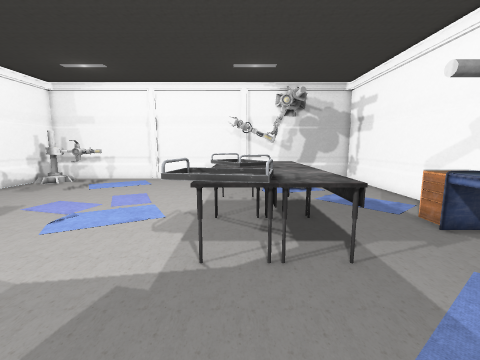
[1] (above)

24 first-person views from a walk through a scene from a Unity 3-D project. The camera is 1.4 m above the floor, tilts 8° down and sees 90° across. Doors are open. The floor is counted in squares, 0.5 m on a side. Each view is taken from the middle of a square. On the plan, view 1 faces up. The plan holds only what a view shows up to about 18 squares ahead; the rest is blank. The place goes on beyond the plan. The player character is not drawn. Some animated figures are left out. Some surface patterns are stand-ins.

[2]
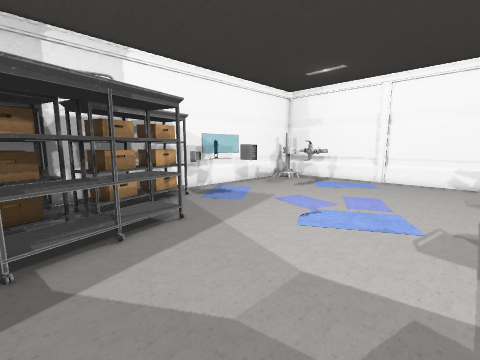

[3]
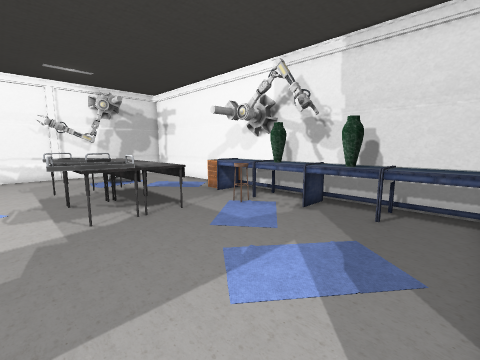

[4]
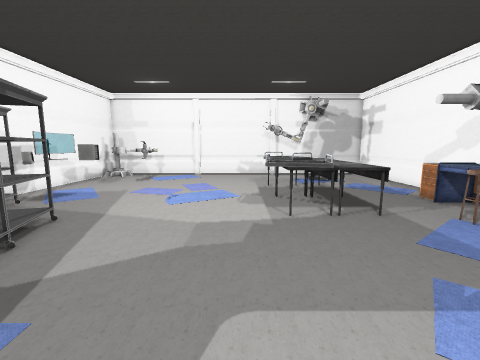

[5]
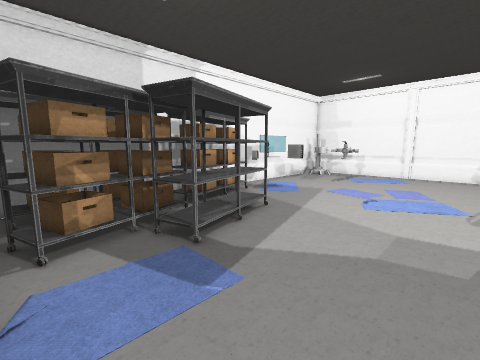

[6]
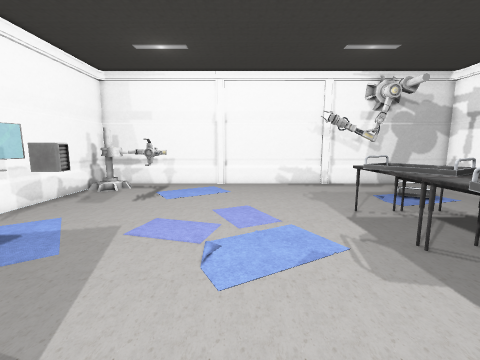

[7]
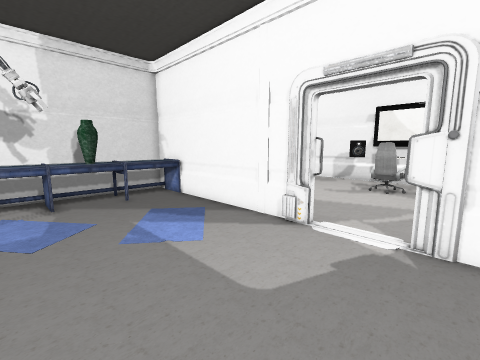

[8]
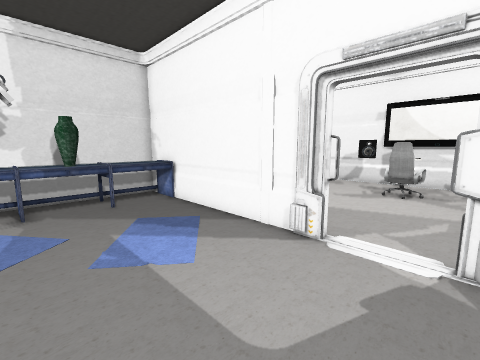

[9]
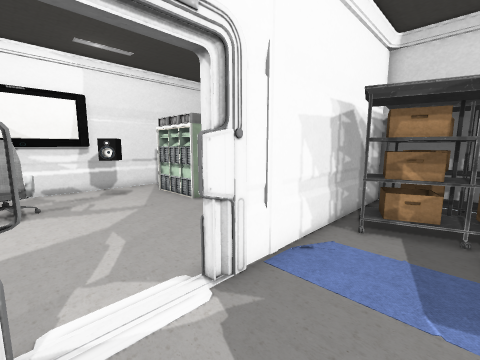

[10]
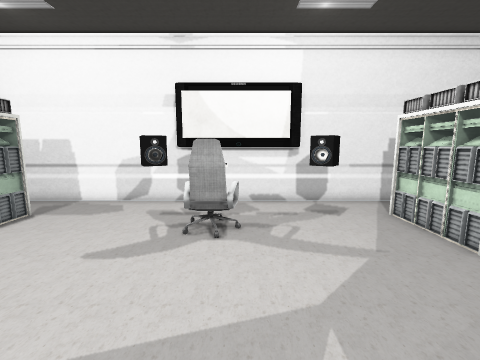

[11]
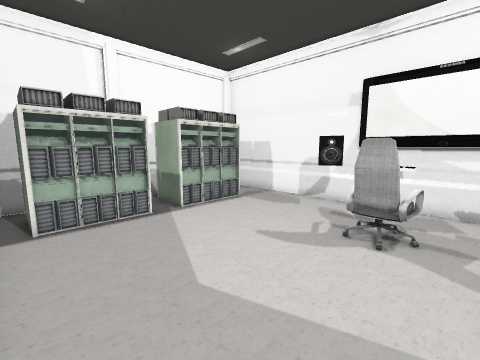

[12]
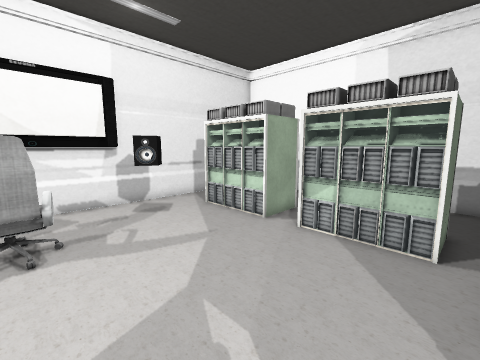

[13]
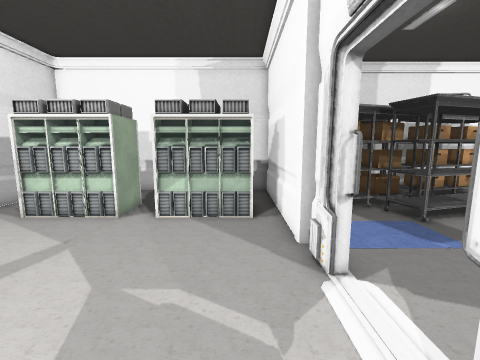

[14]
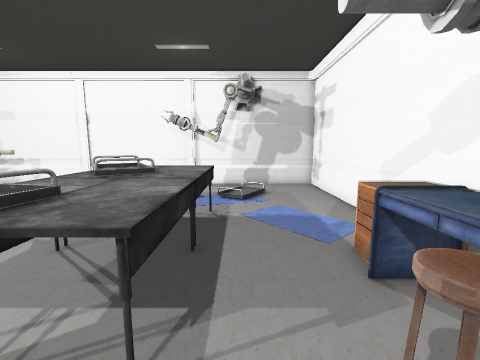

[15]
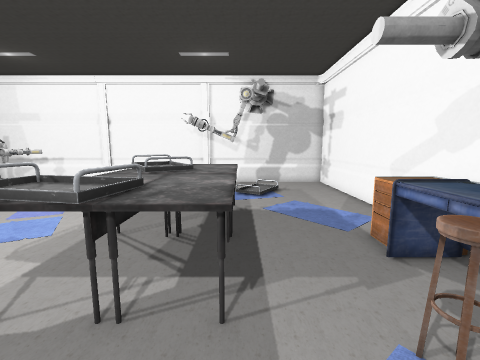

[16]
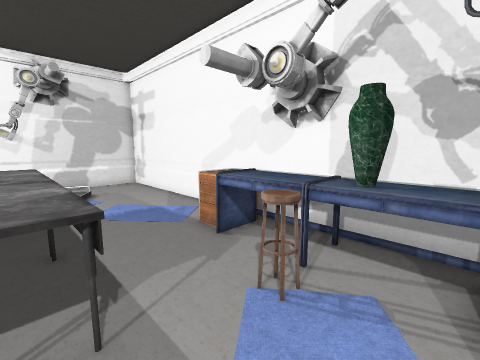

[17]
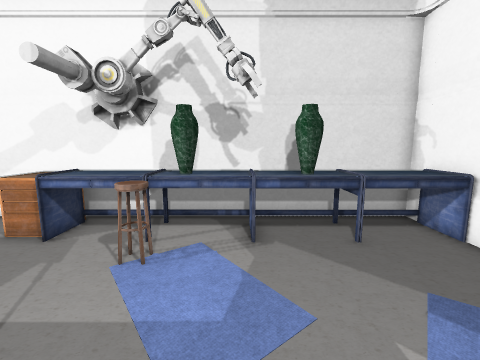

[18]
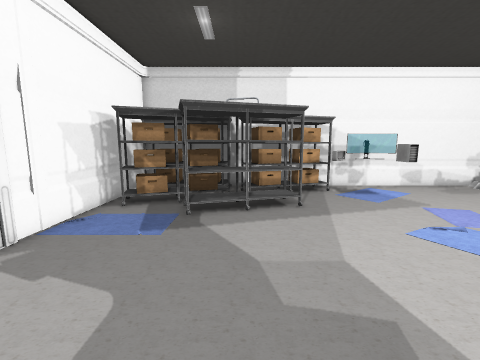

[19]
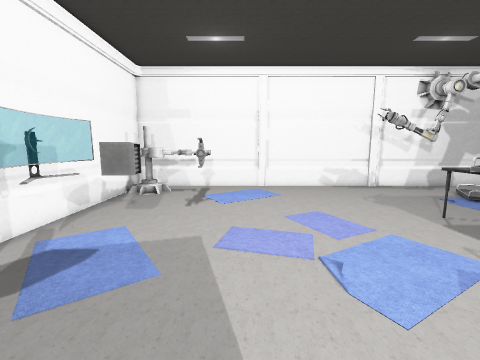

[20]
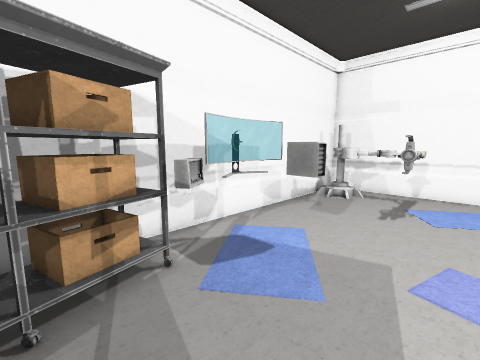

[21]
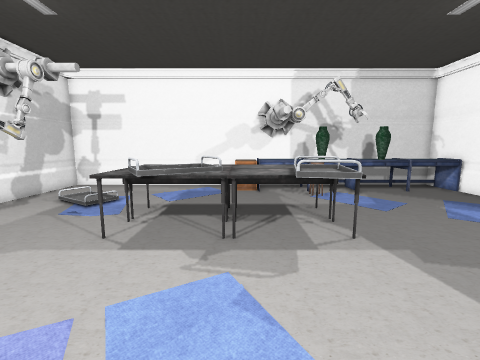

[22]
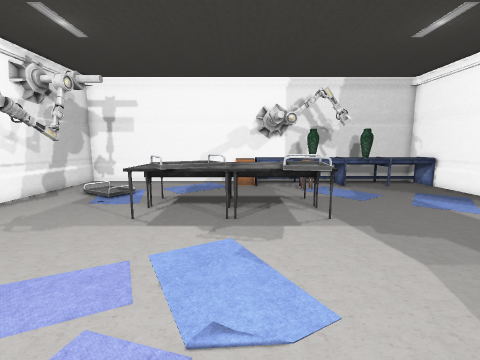

[23]
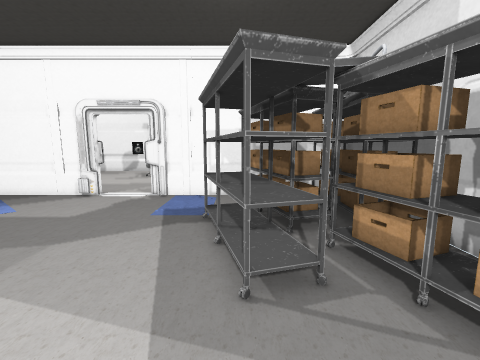

[24]
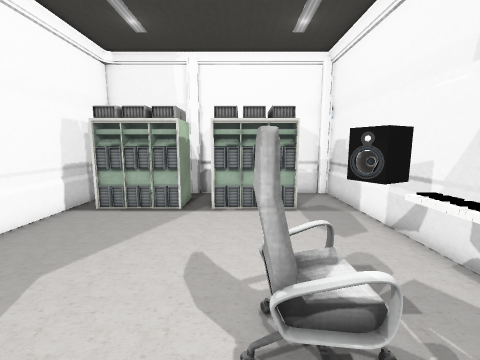

### Floor plan
Key: @ floor where view 1 was taken; # wall or solid block; . main floor; : floor 0.25 m higher than the main floor; D open door; = window, fence, low wall or low ledge; C carpet; T table; R drawers; P pillar; M computer; S stool; A vase; H chair; O other object.
Columns run from 16 left of view 1 to 10 right of it. Each row starts with its distance up from view 1.
 21 #########P######P#########
 20 #  ......................#
 19 #OOO O.. .........O......#
 18 #.OOOC.  .........OO.....#
 17 #....C  .................#
 16 #....O.............:.....#
 15 #........................#
 14 #........................#
 13 #..............TTTTT.....#
 12 #..M...........T TTT.....#
 11 #.CMM..........TOTTT..... #
 10 #.C ...........TTTTT..... #
  9 #.C  ..........TTTTT...RRR#
  8 #.OC...........TTTTT...R R#
  7 #OO...........OTTTTT...OO##
  6 #OOO..........OTOTTT...OO##
  5 #OOO.OO........TTTTT.SSOO#
  4 #OOOOOO.............. SAA#
  3 #.OO.OOO............. .AA#
  2 #.OO.OOO............ ..OO#
  1 #OOOOOOO...............OO#
  0 #OOOOOOO........@......AA#
 -1 #OOOOOO................OO#
 -2 #OO.OO.................OO##
 -3 #OO.OOO................OO##
 -4 #OO.OOO................OOP#
 -5 #########P#DDDD#P########PP
 -6 ##...##...............###=#
 -7  #..  #M..............M##=
 -8      OMM..............MO
 -9      OMM..............MO
-10       #M..............M###
-11     .....................##
-12   ... #M..............M# =#
-13  #.  MMM......H.......M   #
-14  #    MM.....HHH......MO
-15       #M.....HHH......M#
-16       #..##...OO##....##
-17      ....##.....##.......=#
-18     #####################P

Positions as (right, up) in squares from view 1, and headings:
1: (0, 0), facing up
2: (-2, 0), facing up-left
3: (-3, -4), facing up-right
4: (-3, -4), facing up
5: (-3, -4), facing up-left
6: (-6, 3), facing up
7: (-6, 3), facing down-right
8: (-5, 2), facing down-right
9: (-2, -1), facing down-left
10: (-3, -6), facing down
11: (-4, -6), facing down-right
12: (-2, -6), facing down-left
13: (0, -7), facing left
14: (4, 3), facing up
15: (3, 2), facing up
16: (2, 2), facing up-right
17: (0, 2), facing right
18: (1, 2), facing left
19: (-9, 4), facing up
20: (-9, 5), facing up-left
21: (-8, 9), facing right
22: (-10, 9), facing right
23: (-10, 9), facing down
24: (-5, -13), facing right
